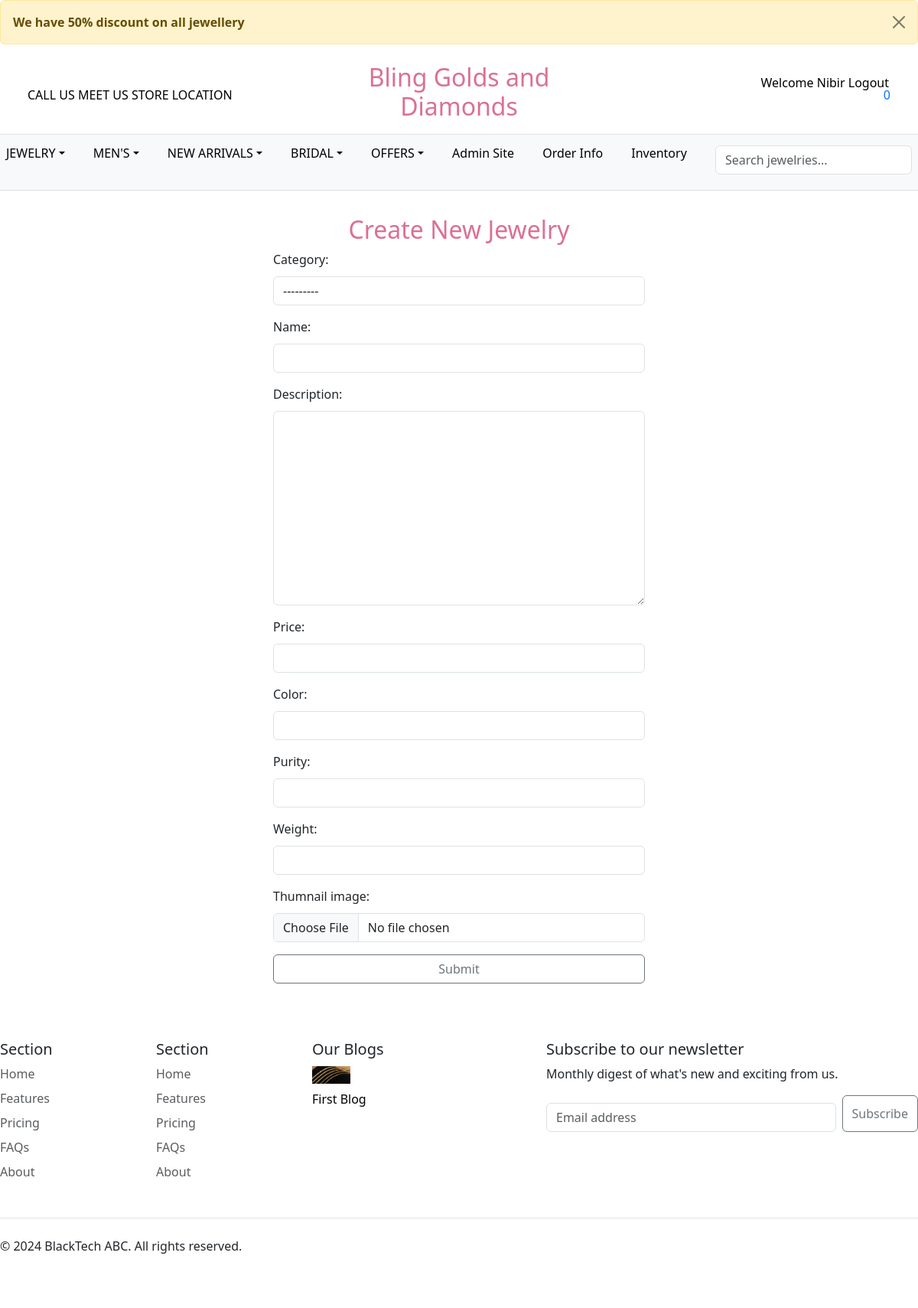
The app's page /Item/new/ (signed in) with its own data.
### Core/models.py (models this page shows, shortened)
class Notification(models.Model):
    title = models.CharField(max_length=255, null=True)
    display = models.BooleanField(default=False)

class Shop_Info(models.Model):
    shop_name = models.CharField(max_length=255)
    logo_image = models.ImageField(upload_to='shop_logos/', blank=True, null=True)
    phoneno1 = models.CharField(max_length=15)
    phoneno2 = models.CharField(max_length=15, blank=True, null=True)
    emailno1 = models.EmailField()
    emailno2 = models.EmailField(blank=True, null=True)
    store_location = models.CharField(max_length=255)
    copywrite_info = models.CharField(max_length=255)

class Blog(models.Model):
    title = models.CharField(max_length=255)
    description = models.TextField()
    image = models.ImageField(upload_to='blog_images/', blank=True, null=True)
    created_date = models.DateField(default=timezone.now)
    created_time = models.TimeField(default=timezone.now)
    author_name = models.CharField(max_length=255)

### Jewelry/models.py (models this page shows)
class Category(models.Model):
    name = models.CharField(max_length=255)
    class Meta:
        verbose_name_plural = 'Categories'
    def __str__(self):
        return self.name

### Jewelry/views.py (the view)
# urls.py: path('new/', new, name="new"),
@login_required
def new(request):
    if request.method == 'POST':
        form = NewItemForm(request.POST, request.FILES)
        if form.is_valid():
            item = form.save(commit=False)#create object but not save in the database
            item.created_by = request.user
            item.save()
            return redirect('Jewelry:detail', pk=item.id)
    else:
        form = NewItemForm()
    return render(request, 'form.html', {
        'form': form,
        'title': 'Create New Jewelry',
    })

### Jewelry/forms.py
class NewItemForm(forms.ModelForm):
    class Meta:
        model = Item
        fields = ('category', 'name', 'description', 'price','color','purity','weight', 'thumnail_image',)
        widgets = {
            'category': forms.Select(attrs={
                'class': 'form-control'
            }),
            'name': forms.TextInput(attrs={
                'class': 'form-control'
            }),
            'description': forms.Textarea(attrs={
                'class': 'form-control'
            }),
            'price': forms.TextInput(attrs={
                'class': 'form-control'
            }),
            'color': forms.TextInput(attrs={
                'class': 'form-control'
            }),
            'purity': forms.TextInput(attrs={
                'class': 'form-control'
            }),
            'weight': forms.TextInput(attrs={
                'class': 'form-control'
            }),
            'thumnail_image': forms.FileInput(attrs={
                'class': 'form-control'
            })
        }

### Jewelry/context_processors.py (called while the page is built)
def Saved_Items(request):
    user_instance = request.user if request.user.is_authenticated else None
    saved_item_id = SavedItem.objects.filter(user=user_instance).values_list('item__id', flat=True)
    return {'Saved_Item':saved_item_id}

def homepage_info(request):
    shopInfo = Shop_Info.objects.all()
    slider = Slider.objects.filter(status=True)
    blogs = Blog.objects.all()
    notification = Notification.objects.filter(display=True)
    return {'shopInfo': shopInfo, 'slider':slider, 'blogs':blogs , 'notification':notification}

def total_cart_items(request):
     user_instance = request.user if request.user.is_authenticated else None
     order, created = Order.objects.get_or_create(customer=user_instance, complete=False)
     cart_items = order.get_cart_items
     return {'cart_items':cart_items}

### Jewelry/models.py (called while the page is built)
    @property
    def get_cart_items(self):
        orderitems = self.orderitem_set.all()
        total = sum([item.quantity for item in orderitems])
        return total

### Jewelry/templates/form.html (shortened to what this page needs)
{% extends 'base.html' %}
{% block content %}
  <div class="row justify-content-center align-items-center">
    <div class="col-md-5 my-3">
<h2 style="text-align: center;color: palevioletred;">{{title}}</h2>
<div style="margin-bottom: 10px;">
<form method="post" enctype="multipart/form-data">
    <div class="mb-3">
        {{ form.as_p }}
      </div>
    <div class="d-grid gap-2">
        <button class="btn btn-outline-secondary" type="submit">Submit</button>
    </div>
</form>
</div>
</div>
</div>
{% endblock %}

### Core/templates/base.html (shortened to what this page needs)
<!doctype html>
<html lang="en">
  <head>
    {% load static %}
    <link href="https://cdn.jsdelivr.net/npm/bootstrap@5.3.3/dist/css/bootstrap.min.css" rel="stylesheet">
  </head>
  {% if notification %}
  <div class="alert alert-warning alert-dismissible fade show" role="alert">
    <strong>{{notification.first.title}}</strong>
    <button type="button" class="btn-close" data-bs-dismiss="alert" aria-label="Close"></button>
  </div>
  {% endif %}
  <header class="border-bottom lh-1 py-2 px-4">
    <div class="container-fluid">
        <div class="row align-items-center">
            <div class="col-md-4">
                <a href="#" class="text-decoration-none link-body-emphasis">
                    CALL US
                </a>
                <a href="#" class="text-decoration-none link-body-emphasis">
                    MEET US
                </a>
                <a href="#" class="text-decoration-none link-body-emphasis">
                    STORE LOCATION
                </a>
            </div>
            <div class="col-md-4 text-center">
                <a href="{% url 'Core:index' %}" class="text-decoration-none">
                    <h2 style="color: palevioletred;">{{shopInfo.first.shop_name}}</h2>
                </a>
            </div>
            <div class="col-md-4 text-end">
              {% if request.user.is_authenticated %}
                <a href="{% url 'Dashboard:profile' %}" class="text-decoration-none link-body-emphasis">
                    Welcome
                    {{request.user.username}}
                </a>
                <a href="#" class="text-decoration-none link-body-emphasis" onclick="document.getElementById('logout-form').submit(); return false;">
                  Logout
                </a>
                {% else %}
                <a href="{% url 'Core:login' %}" class="text-decoration-none link-body-emphasis">
                  <sub><ion-icon style="font-size: 18px;margin-right: 2px;" name="person-circle-outline"></ion-icon></sub>
                  MY ACCOUNT
              </a>
              {% endif %}
                <a href="" class="text-decoration-none link-body-emphasis">
                    <sub></sub>
                </a>
                <a href="{% url 'Jewelry:cart' %}" style="text-decoration:none">
                  <div class="cart-container">
                     <div class="cartitems"><p id="num_of_items">{{cart_items}}</p></div>
                 </div>
             </a>
            </div>
        </div>
    </div>
</header>
  <body>
    <div class="nav-scroller py-1 px-2 mb-3 border-bottom">
      <nav class="nav nav-underline justify-content-between ">
          <li class="nav-item dropdown">
              <a class="nav-link dropdown-toggle link-body-emphasis" href="#" data-bs-toggle="dropdown" aria-expanded="false">JEWELRY</a>
          </li>
          <li class="nav-item dropdown">
              <a class="nav-link dropdown-toggle link-body-emphasis" href="#" data-bs-toggle="dropdown" aria-expanded="false">MEN'S</a>
          </li>
          <li class="nav-item dropdown">
            <a class="nav-link dropdown-toggle link-body-emphasis" href="#" data-bs-toggle="dropdown" aria-expanded="false">NEW ARRIVALS</a>
        </li>
        <li class="nav-item dropdown">
          <a class="nav-link dropdown-toggle link-body-emphasis" href="#" data-bs-toggle="dropdown" aria-expanded="false">BRIDAL</a>
      </li>
      <li class="nav-item dropdown">
        <a class="nav-link dropdown-toggle link-body-emphasis" href="#" data-bs-toggle="dropdown" aria-expanded="false">OFFERS</a>
    </li>
    {% if request.user.is_staff %}
    <li class="nav-item">
      <a class="nav-link" style="color: black;" href="{% url 'Dashboard:dashboard' %}"  aria-expanded="false">Admin Site</a>
    </li>
    <li class="nav-item">
      <a class="nav-link" style="color: black;" href="{% url 'Dashboard:order_detail' %}"  aria-expanded="false">Order Info</a>
    </li>
    <li class="nav-item">
      <a class="nav-link" style="color: black;" href="{% url 'Dashboard:inventory' %}"  aria-expanded="false">Inventory</a>
    </li>
    {% endif %}
    <li class="nav-item">
        <form method="get" action="{% url 'Jewelry:items' %}" id="search-form">
          <div class="input-group mb-3">
              <input type="text" class="form-control" name="query" placeholder="Search jewelries..." id="search-input">
          </div>
      </form>
      </li>
      </nav>
    </div>
      {% block content %}
    {% endblock %}
    <footer class="py-5">
        <div class="row">
          <div class="col-6 col-md-2 mb-3">
            <h5>Section</h5>
            <ul class="nav flex-column">
              <li class="nav-item mb-2"><a href="#" class="nav-link p-0 text-body-secondary">Home</a></li>
              <li class="nav-item mb-2"><a href="#" class="nav-link p-0 text-body-secondary">Features</a></li>
              <li class="nav-item mb-2"><a href="#" class="nav-link p-0 text-body-secondary">Pricing</a></li>
              <li class="nav-item mb-2"><a href="#" class="nav-link p-0 text-body-secondary">FAQs</a></li>
              <li class="nav-item mb-2"><a href="#" class="nav-link p-0 text-body-secondary">About</a></li>
            </ul>
          </div>
          <div class="col-6 col-md-2 mb-3">
            <h5>Section</h5>
            <ul class="nav flex-column">
              <li class="nav-item mb-2"><a href="#" class="nav-link p-0 text-body-secondary">Home</a></li>
              <li class="nav-item mb-2"><a href="#" class="nav-link p-0 text-body-secondary">Features</a></li>
              <li class="nav-item mb-2"><a href="#" class="nav-link p-0 text-body-secondary">Pricing</a></li>
              <li class="nav-item mb-2"><a href="#" class="nav-link p-0 text-body-secondary">FAQs</a></li>
              <li class="nav-item mb-2"><a href="#" class="nav-link p-0 text-body-secondary">About</a></li>
            </ul>
          </div>
          <div class="col-6 col-md-2 mb-3">
            <h5>Our Blogs</h5>
            {% for blog in blogs %}
            <a style="color: black;text-decoration: none;" href="{% url 'Core:blog_detail' %}">
            <ul class="nav flex-column">
              <li class="nav-item mb-2"><img src="{{blog.image.url}}" alt="" width="50px"></li>
              <li class="nav-item mb-2">{{blog.title}}</li>
            </ul>
          </a>
            {% endfor %}
          </div>
          <div class="col-md-5 offset-md-1 mb-3">
            <form>
              <h5>Subscribe to our newsletter</h5>
              <p>Monthly digest of what's new and exciting from us.</p>
              <div class="d-flex flex-column flex-sm-row w-100 gap-2">
                <input id="newsletter1" type="text" class="form-control" placeholder="Email address">
                <button class="btn btn-outline-secondary" type="button">Subscribe</button>
              </div>
            </form>
          </div>
        </div>
        <div class="d-flex flex-column flex-sm-row justify-content-between py-4 my-4 border-top">
          <p>© 2024 {{shopInfo.first.copywrite_info}}. All rights reserved.</p>
          <ul class="list-unstyled d-flex">
            <li class="ms-3"><a class="link-body-emphasis" href="#"><svg class="bi" width="24" height="24"><use xlink:href="#twitter"></use></svg></a></li>
            <li class="ms-3"><a class="link-body-emphasis" href="#"><svg class="bi" width="24" height="24"><use xlink:href="#instagram"></use></svg></a></li>
            <li class="ms-3"><a class="link-body-emphasis" href="#"><svg class="bi" width="24" height="24"><use xlink:href="#facebook"></use></svg></a></li>
          </ul>
        </div>
      </footer>
  </body>
</html>

### Core/templates/base.html (style rules this page uses)
.nav-scroller { background-color: #f8f9fa; border-bottom: 1px solid #dee2e6; }
.form-control { width: 100%; margin-top: 10px; }

### records on screen
Notification: first "We have 50% discount on all jewellery"
Shop_Info: first.shop_name "Bling Golds and Diamonds", first.copywrite_info "BlackTech ABC"
Blog: image (picture), title "First Blog"

### other values on screen
{{ request.user.username }} "Nibir"
{{ cart_items }} "0"
{{ title }} "Create New Jewelry"
